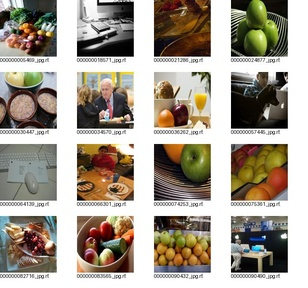
#> input picture artifacts/apple_candidates.jpg, 308 x 288 px, shrunk from 640 x 600 before the run
$ python -i prepare.py   (imports and definitions only)
#> lines starting #> are read from the running program, lines starting #| are printed output that depends on the picture
"""Audit YOLO export and freeze disjoint manifests. Keeps original files untouched."""
import argparse
import hashlib
import json
import math
import random
import re
from collections import Counter
from pathlib import Path
import yaml
from PIL import Image

ROOT = Path(__file__).resolve().parent

def digest(path):
    # Pixel hashing detects copies with differing metadata/file encodings.
    with Image.open(path) as im:
        im = im.convert('RGB')
        return hashlib.sha256(str(im.size).encode() + im.tobytes()).hexdigest()

def prepare(source):
    config = yaml.safe_load((source / 'data.yaml').read_text(encoding='utf-8'))
    names = config['names']
    if isinstance(names, dict):
        names = [names[k] for k in sorted(names, key=int)]
    groups, counts, problems, class_counts = {}, Counter(), [], Counter()
    manifests = {}
    content_hashes = {}
    for split, folder in [('test', 'test'), ('val', 'valid'), ('train', 'train')]:
        directory = source / folder / 'images'
        if split == 'val' and not directory.is_dir():
            directory = source / 'val/images'
        files = sorted(p for p in directory.glob('*') if p.suffix.lower() in ('.jpg', '.jpeg', '.png', '.webp'))
        if not files:
            raise ValueError(f'Missing or empty split: {split}')
        kept = []
        for path in files:
            try:
                h = digest(path)
                # Roboflow augmentations typically share the part preceding .rf.
                group = re.split(r'\.rf\.', path.stem)[0]
                group = re.sub(r'_(jpg|jpeg|png)$', '', group)
                keys = ['pixel:' + h, 'source:' + group]
                if any(k in groups and groups[k] != split for k in keys):
                    problems.append({'path': str(path), 'reason': 'cross-split duplicate/source; excluded'})
                    continue
                if 'pixel:' + h in groups:
                    problems.append({'path': str(path), 'reason': 'same-split exact duplicate; excluded'})
                    continue
                label = path.parent.parent / 'labels' / (path.stem + '.txt')
                if not label.is_file():
                    raise ValueError('Missing annotation (use empty txt for negative image)')
                parsed = []
                for line in label.read_text().splitlines():
                    parts = [float(v) for v in line.split()]
                    if len(parts) != 5 or not all(math.isfinite(v) for v in parts):
                        raise ValueError('Invalid YOLO annotation')
                    cls, x, y, w, height = parts
                    if cls != int(cls) or not 0 <= cls < len(names) or not all(0 <= v <= 1 for v in (x,y,w,height)) or w <= 0 or height <= 0:
                        raise ValueError('Annotation outside valid range')
                    parsed.append(int(cls))
                for k in keys:
                    groups[k] = split
                for cls in parsed:
                    class_counts[f'{split}:{names[cls]}'] += 1
                kept.append(str(path.resolve()).replace('\\', '/'))
                content_hashes[str(path.resolve())] = {'pixels': h, 'labels': hashlib.sha256(label.read_bytes()).hexdigest()}
            except Exception as exc:
                problems.append({'path': str(path), 'reason': str(exc)})
        manifests[split] = kept
        counts[split] = len(kept)
    if not all(counts[s] for s in ('train','val','test')):
        raise ValueError('A split is empty after auditing')
    out = ROOT / 'data/prepared'
    out.mkdir(parents=True, exist_ok=True)
    for split, paths in manifests.items():
        (out / f'{split}.txt').write_text('\n'.join(paths)+'\n', encoding='utf-8')
    rng = random.Random(42)
    order = manifests['train'][:]
    rng.shuffle(order)
    for fraction in (0.1, 0.3, 1.0):
        n = max(1, int(len(order)*fraction))
        train = out / f'train_{int(fraction*100)}.txt'
        train.write_text('\n'.join(order[:n])+'\n', encoding='utf-8')
        spec = {'path': str(out.resolve()), 'train': str(train.resolve()), 'val': str((out/'val.txt').resolve()),
                'test': str((out/'test.txt').resolve()), 'names': names}
        (out / f'data_{int(fraction*100)}.yaml').write_text(yaml.safe_dump(spec, allow_unicode=True), encoding='utf-8')
    manifest_hash = hashlib.sha256(json.dumps({'manifests':manifests,'contents':content_hashes}, sort_keys=True).encode()).hexdigest()
    audit = {'source': str(source), 'seed': 42, 'counts': dict(counts), 'names': names,
             'manifest_sha256': manifest_hash, 'class_instances': dict(class_counts), 'excluded': problems, 'content_hashes': content_hashes,
             'limitations': 'Pixel/source-name grouping cannot guarantee near-duplicate or scene-level independence. Review provenance and collect external test images.'}
    (ROOT/'artifacts').mkdir(exist_ok=True)
    (ROOT/'artifacts/dataset_audit.json').write_text(json.dumps(audit, ensure_ascii=False, indent=2), encoding='utf-8')
    print(json.dumps({'counts':dict(counts),'excluded':len(problems),'manifest_sha256':manifest_hash}))

# [5 lines not run here, left out]

>>> import cv2
>>> picture = cv2.imread('artifacts/apple_candidates.jpg', cv2.IMREAD_GRAYSCALE)
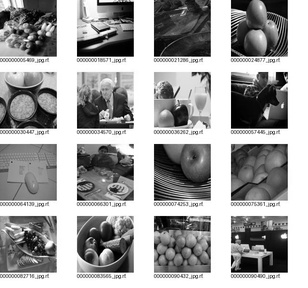
#> picture: shape (288, 308); min 0, max 255, mean 159.5
#> (the run stopped early here; a loop or call above may not have finished)

$ run again, on artifacts/web_banana.jpg
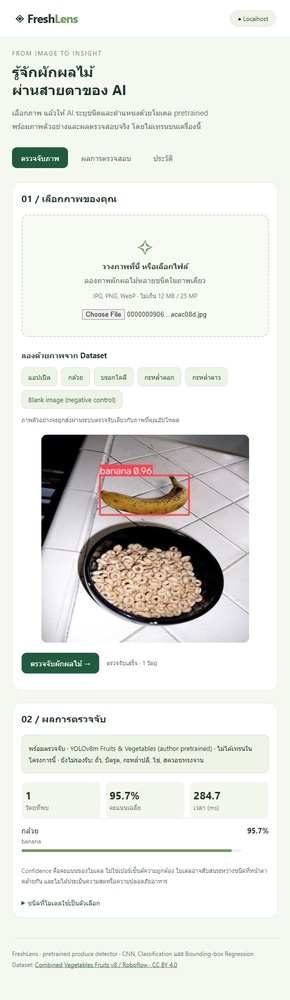
#> input picture artifacts/web_banana.jpg, 290 x 1000 px, shrunk from 580 x 1999 before the run
#> `picture = cv2.imread('artifacts/apple_candidates.jpg', cv2.IMREAD_GRAY..`:
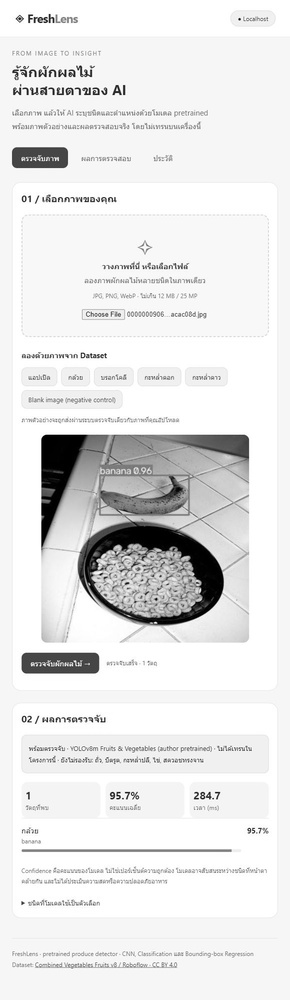
#> picture: shape (1000, 290); min 0, max 255, mean 230.2

$ run again, on artifacts/web_evaluation.jpg
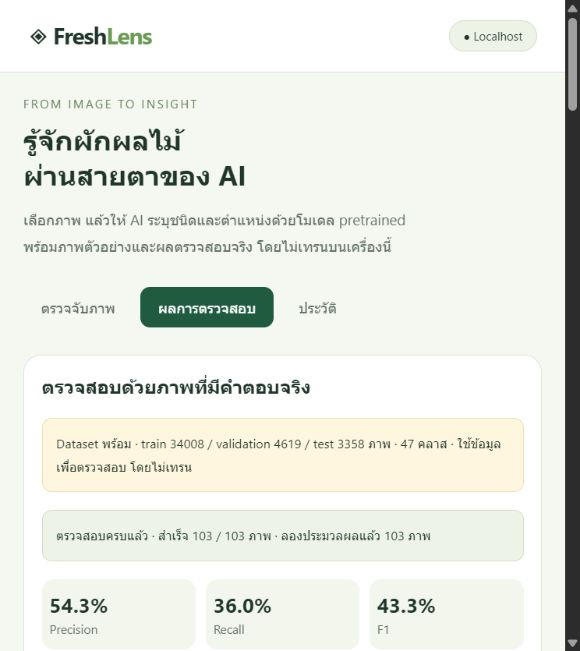
#> input picture artifacts/web_evaluation.jpg, 580 x 651 px
#> `picture = cv2.imread('artifacts/apple_candidates.jpg', cv2.IMREAD_GRAY..`:
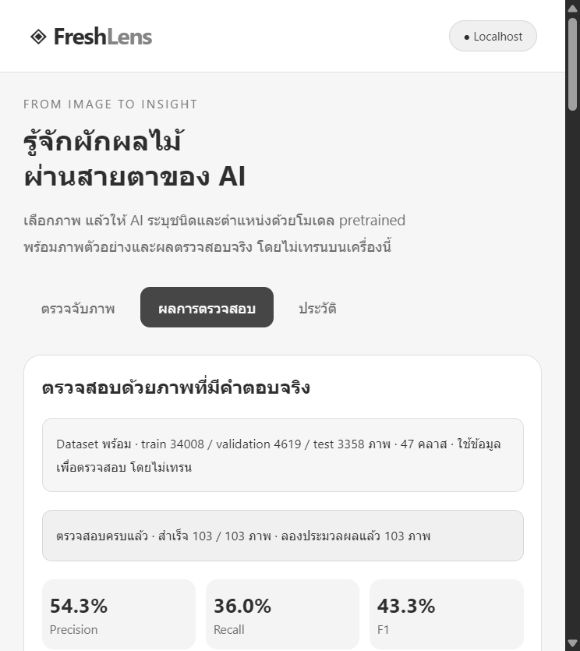
#> picture: shape (651, 580); min 20, max 255, mean 234.8

$ run again, on artifacts/web_tabs_updated.png
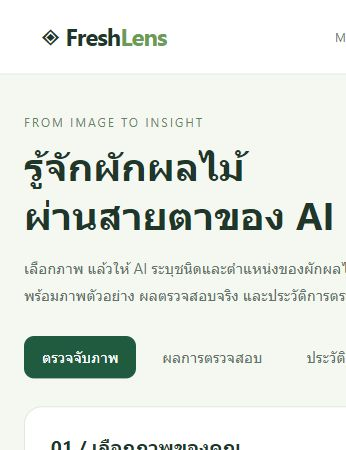
#> input picture artifacts/web_tabs_updated.png, 346 x 450 px
#> `picture = cv2.imread('artifacts/apple_candidates.jpg', cv2.IMREAD_GRAY..`:
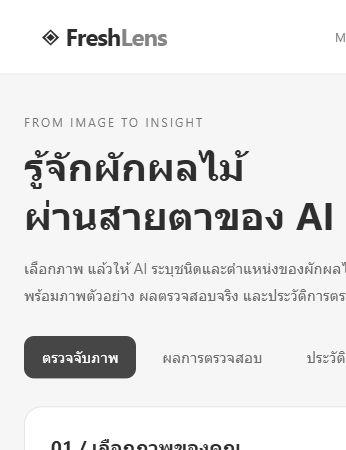
#> picture: shape (450, 346); min 22, max 255, mean 231.8
